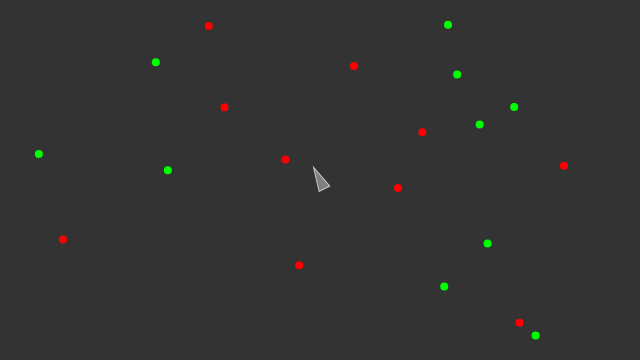
Frame 1 (no input)
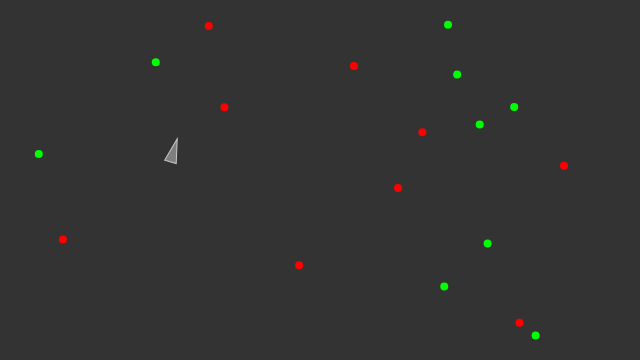
Frame 60 (no input)
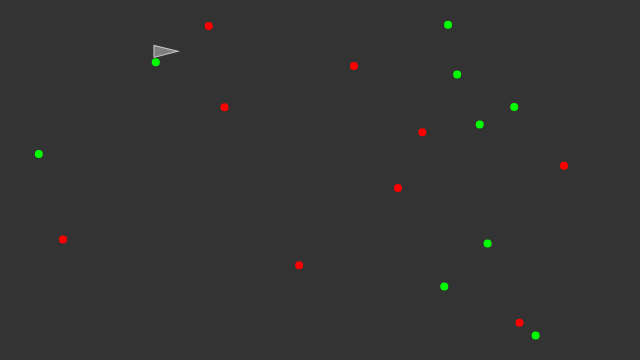
Frame 120 (the mouse pressed at the canvas centre since frame 60)

The p5.js sketch that drew these frames (run headless with seeded random() and noise() and a simulated clock; from frame 60 on, the mouse is pressed at the canvas centre):

// p5.js sketch
// ── sketch.js
// steering force = desired - vel

var vehicle;
var food = [];
var poison = [];

function setup() {
  createCanvas(640, 360);
  vehicle = new Vehicle(width / 2, height / 2);
  // make random food
  for (var i = 0; i < 10; i++){
    var x = random(width);
    var y = random(height);
    food.push(createVector(x,y));
  }
  // make random poison
  for (var i = 0; i < 10; i++){
    var x = random(width);
    var y = random(height);
    poison.push(createVector(x,y));
  }
}

function draw() {
  background(51);
  // Draw food
  for (var i = 0; i < food.length; i++){
    fill(0,255,0);
    noStroke();
    ellipse(food[i].x,food[i].y,8,8);
  }
  // Draw poison
  for (var i = 0; i < poison.length; i++){
    fill(255,0,0);
    noStroke();
    ellipse(poison[i].x,poison[i].y,8,8);
  }
  // Call the appropriate steering behaviors for our agents
  vehicle.eat(food);
  vehicle.eat(poison);
  vehicle.update();
  vehicle.display();
}

// ── ship.js
// The "Vehicle" class https://github.com/shiffman/The-Nature-of-Code-Examples-p5.js/tree/master/chp06_agents/NOC_6_01_Seek

function Vehicle(x, y){
    this.acceleration = createVector(0, 0);
    this.velocity = createVector(0, -2);
    this.position = createVector(x, y);
    // size
    this.r = 6;
    // ability
    this.maxspeed = 5;
    this.maxforce = 0.5;


  // Method to update location
  this.update = function() {
    // Update velocity
    // velocity alters postion
    // acceleration alters velocity
    this.velocity.add(this.acceleration);
    // Limit speed

    this.velocity.limit(this.maxspeed);
    this.position.add(this.velocity);
    // Reset accelerationelertion to 0 each cycle
    this.acceleration.mult(0);
  }

  this.applyForce = function(force) {
    // We could add mass here if we want A = F / M
    this.acceleration.add(force);
  }

  this.eat = function(list){
    var record = Infinity;
    var closest = -1;
    for( var i = 0; i < list.length; i++){
      var d = this.position.dist(list[i]);
      if (d < record ){
        record = d;
        closest = i;
      }
    }
    if(record < 5){
      list.splice(closest ,1);
    } else {
    this.seek(list[closest]);
    }
  }

  // A method that calculates a steering force towards a target
  // STEER = DESIRED MINUS VELOCITY
  this.seek = function(target) {

    var desired = p5.Vector.sub(target, this.position); // A vector pointing from the location to the target

    // Scale to maximum speed
    desired.setMag(this.maxspeed);

    // Steering = Desired minus velocity
    var steer = p5.Vector.sub(desired, this.velocity);
    steer.limit(this.maxforce); // Limit to maximum steering force

    this.applyForce(steer);
  }

  this.display = function() {
    // Draw a triangle rotated in the direction of velocity
    var theta = this.velocity.heading() + PI / 2;
    fill(127);
    stroke(200);
    strokeWeight(1);
    push();
    translate(this.position.x, this.position.y);
    rotate(theta);
    beginShape();
    vertex(0, -this.r * 2);
    vertex(-this.r, this.r * 2);
    vertex(this.r, this.r * 2);
    endShape(CLOSE);
    pop();
  }
}
